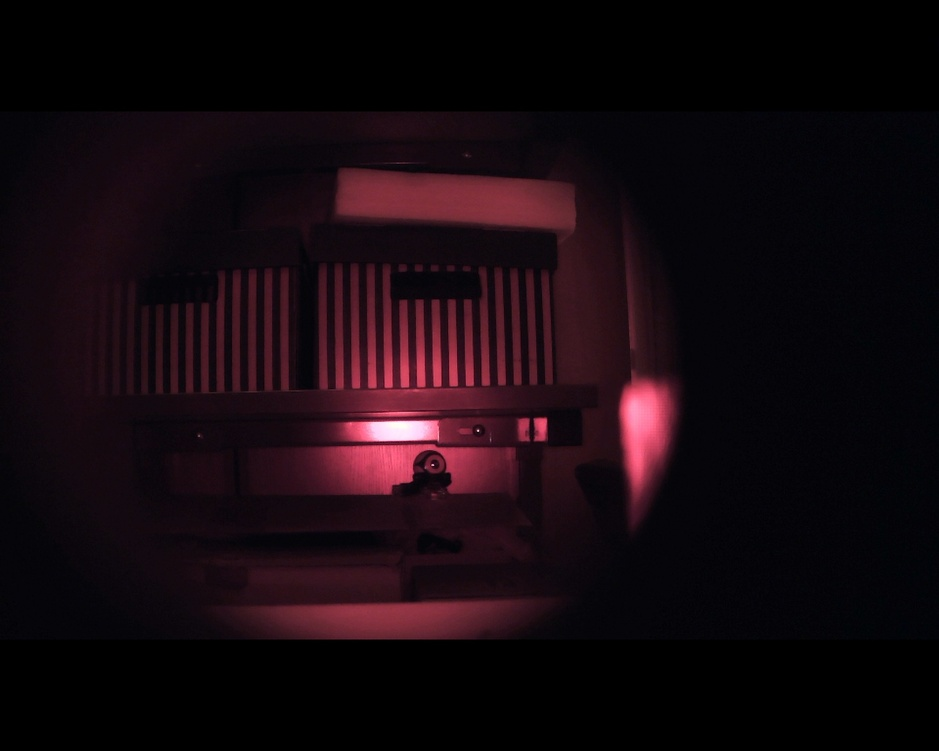
//> input picture examples/img_active.jpg, 939 x 751 px, shrunk from 1280 x 1024 before the run
$ ./HCD_Canny   (built with g++ and OpenCV 4)
//> lines starting //> are read from the running program, lines starting //| are printed output that depends on the picture; after the words box and inside, x2 and y2 are one past the last pixel; in counts of white or black regions, pixels touching at a corner belong together
#include <iostream>
#include "opencv2/highgui/highgui.hpp"
#include "opencv2/imgproc/imgproc.hpp"

using namespace cv;
using namespace std;

Mat img_Canny, current_frame;

void ResultImage(int mini, int maxi, Vec3b color, int n);

int main()
{
	Mat img_active = imread("./examples/img_active.jpg"); // "активный" кадр (текущий!)
//> img_active is the input picture: 751 rows x 939 cols, CV_8UC3; mean B, G, R 14.1, 8.9, 20.9
	if (img_active.empty()) // Проверка на ошибки (загружено изображение или нет)
	{
		cout << "Could not open or find the image" << endl;
		return -1;
	}

	Mat img_passive = imread("./examples/img_passive.jpg"); // "пассивный" кадр
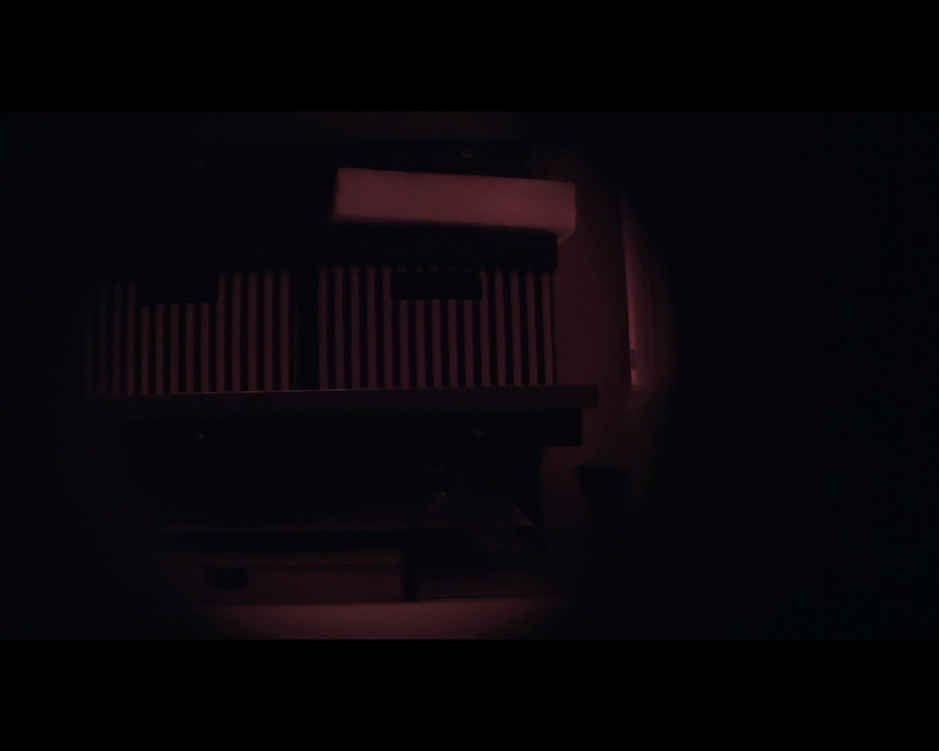
//> input picture examples/img_passive.jpg, 939 x 751 px, shrunk from 1280 x 1024 before the run
//> img_passive is the input picture: 751 rows x 939 cols, CV_8UC3; mean B, G, R 8.6, 5.1, 8.2
	if (img_passive.empty()) // Проверка на ошибки (загружено изображение или нет)
	{
		cout << "Could not open or find the image" << endl;
		return -1;
	}

	TickMeter timer;
	timer.start();
	/// Получение разностного изображения (картинки должны быть одного разрешения)
	Mat diff_img;
	absdiff(img_active, img_passive, diff_img);
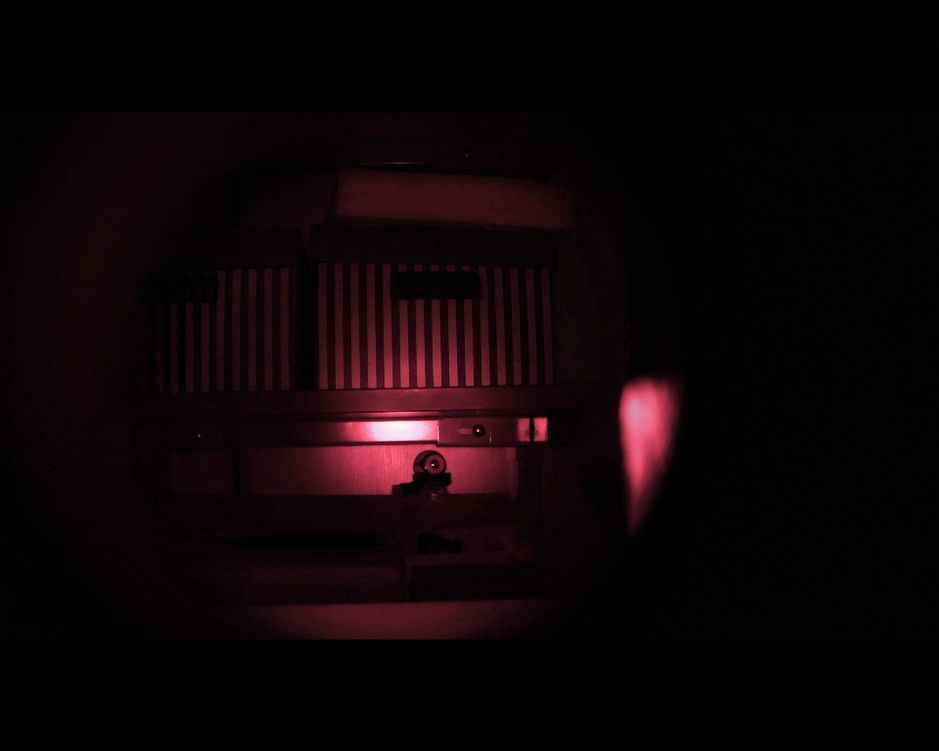
//> diff_img: 751 rows x 939 cols, CV_8UC3; mean B, G, R 5.8, 4.1, 12.9
	imshow("diff_image", diff_img); // проверка

	/// Получение изображения с оттенками серого
	Mat img_gray;
	cvtColor(diff_img, img_gray, COLOR_BGR2GRAY);
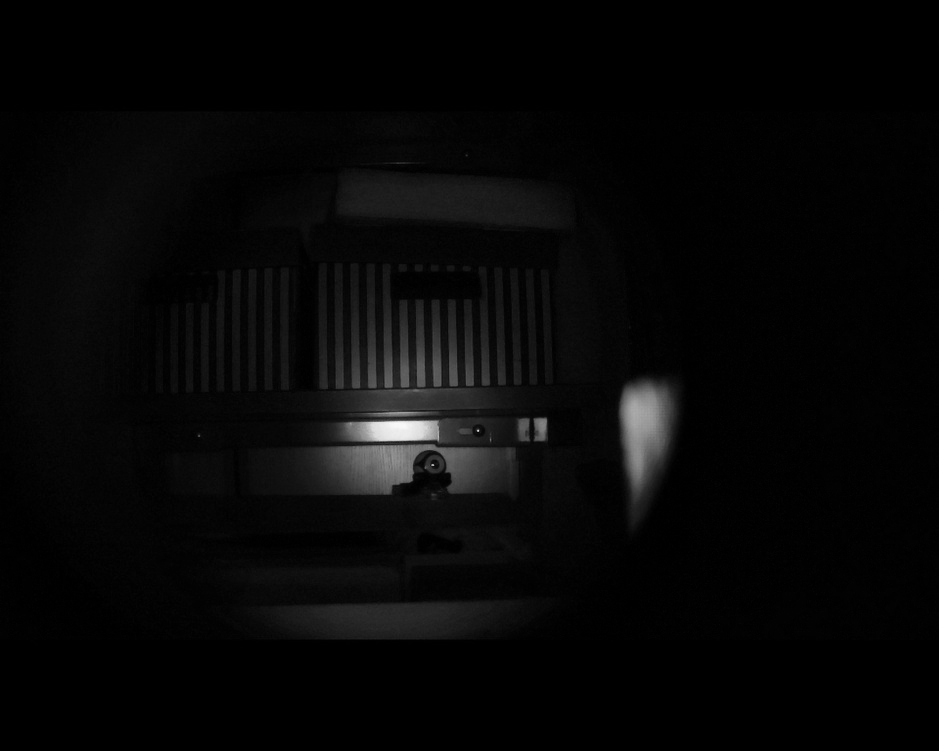
//> img_gray: 751 rows x 939 cols, CV_8UC1; min 0, max 248, mean 6.9

	/// Фильтрация кадра
	Mat img_blurred;
	medianBlur(img_gray, img_blurred, 3);
	imshow("img_blurred", img_blurred);

	/// Задание порогов и применение детектора Canny
	int lowTh = 100;
	int highTh = 100;
	Canny(img_blurred, img_Canny, lowTh, highTh);
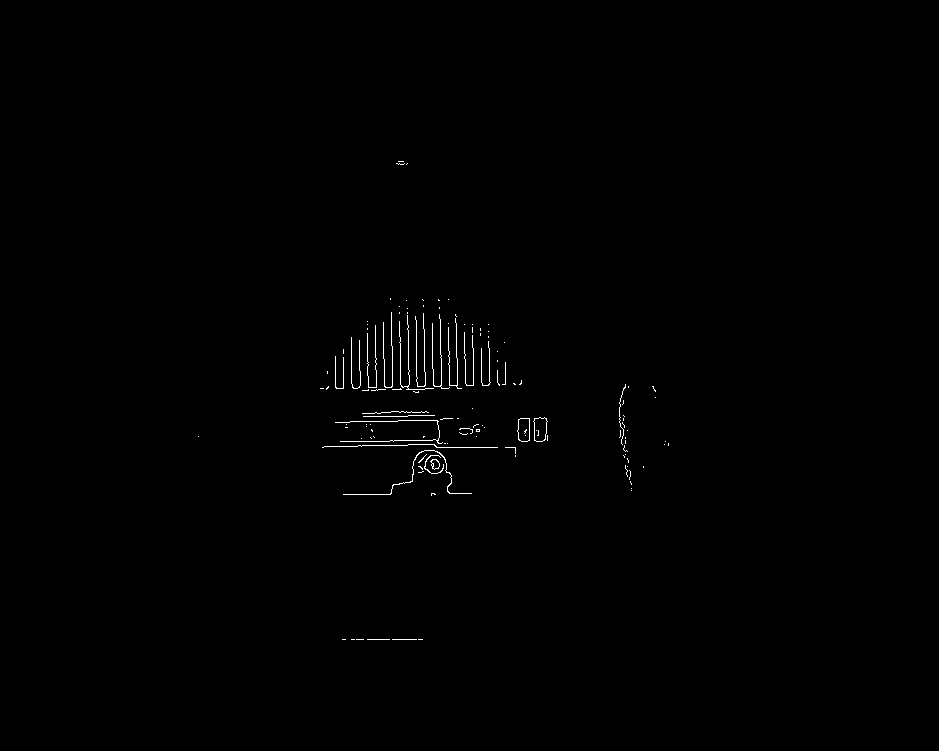
//> img_Canny: 751 rows x 939 cols, CV_8UC1; 0.4% white in thin lines or dots, all inside (x1, y1, x2, y2) = (198, 161, 669, 640)
	namedWindow("img_Canny", WINDOW_NORMAL);
	imshow("img_Canny", img_Canny); // проверка

	/// Придание цвета краям
	Mat dst;
	dst = Scalar::all(0);
	diff_img.copyTo(dst, img_Canny);
	current_frame = img_active.clone();
	namedWindow("dst", WINDOW_NORMAL);
	imshow("dst", dst);

	ResultImage(3, 11, Vec3b(0, 255, 0), 0); // Задание площади. 9-11 на кадрах Варлашина; 1-7 для видео с Ютуба
	timer.stop();
	std::cout << "my function:" << timer.getTimeMilli() << std::endl;

	imshow("draw_frame", current_frame);
	waitKey(0);
	destroyAllWindows(); // Уничтожение всех окон
	return(0);
}

void ResultImage(int mini, int maxi, Vec3b color, int n)
{
//> called with mini = 3, maxi = 11, color = [0, 255, 0], n = 0
	Moments mnts, imnts, lmnts;
	vector<vector<Point>> cnts;

	// Поиск контуров объектов
	findContours(img_Canny, cnts, RETR_EXTERNAL, CHAIN_APPROX_NONE);
//> cnts = 123 contours, 119 with area under 20; largest, box (x1, y1, x2, y2) and area: (533, 417, 548, 442) 269, (517, 418, 530, 442) 249, (430, 459, 440, 470) 63, (343, 450, 472, 495) 29

	double d = 0;
	double minum = 1000;
	/// Проход по всем контурам
	for (int i = 0; i < cnts.size(); i++)
	{
		// Если размер контура  не меньше минимума и не превышает максимум, то рисуем его и находим его центр масс
		if (cnts[i].size() > mini&& cnts[i].size() < maxi)
		{
			// Находим момент контура
			mnts = moments(cnts[i]);
			if (n == 0)
			{
				d = sqrt((lmnts.m10 / lmnts.m00 - mnts.m10 / mnts.m00) * (lmnts.m10 / lmnts.m00 - mnts.m10 / mnts.m00) +
					(lmnts.m01 / lmnts.m00 - mnts.m01 / mnts.m00) * (lmnts.m01 / lmnts.m00 - mnts.m01 / mnts.m00));
				if (minum > d)
				{
					// Обновление максимального расстояния
					minum = d;
					imnts = mnts;
				}
			}
			else if (n == 1)
			{
				lmnts = mnts; // для запоминания
				imnts = mnts; // для рисования
			}
			polylines(current_frame, cnts[i], true, color, 2, 8); // Рисование контура
		}
	}
//> this loop made 123 passes
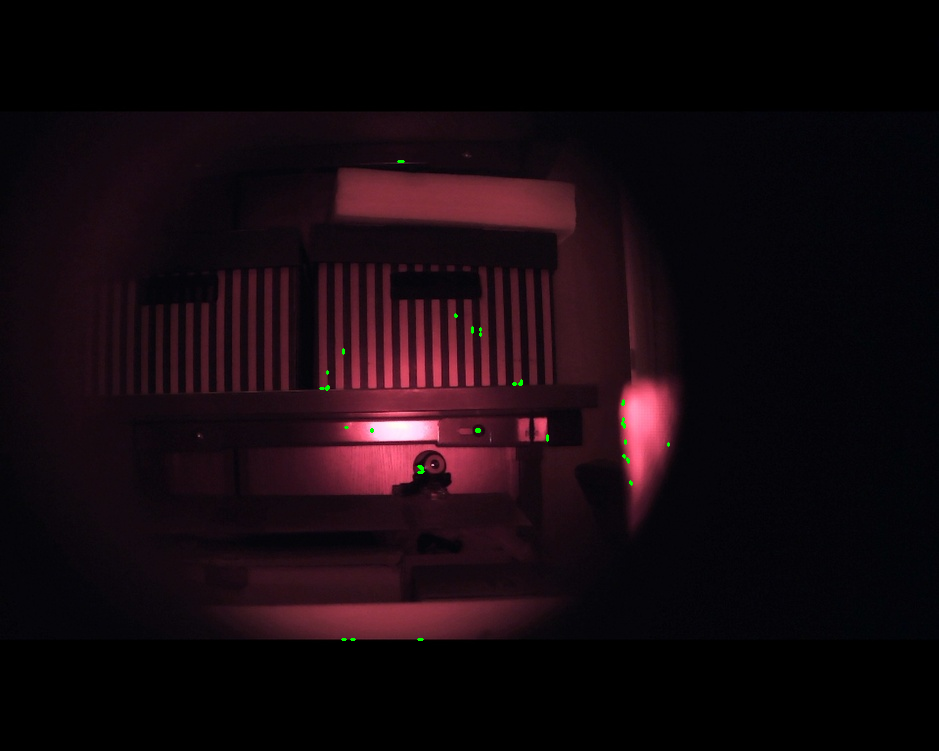
//> current_frame: 751 rows x 939 cols, CV_8UC3; 0.07% of pixels changed, all inside (x1, y1, x2, y2) = (319, 160, 670, 641)
//> after the loop, minum = 1000; imnts = moments, m00 0
	circle(current_frame, Point(imnts.m10 / imnts.m00, imnts.m01 / imnts.m00), 5, Vec3b(0, 0, 0), -1);
}
